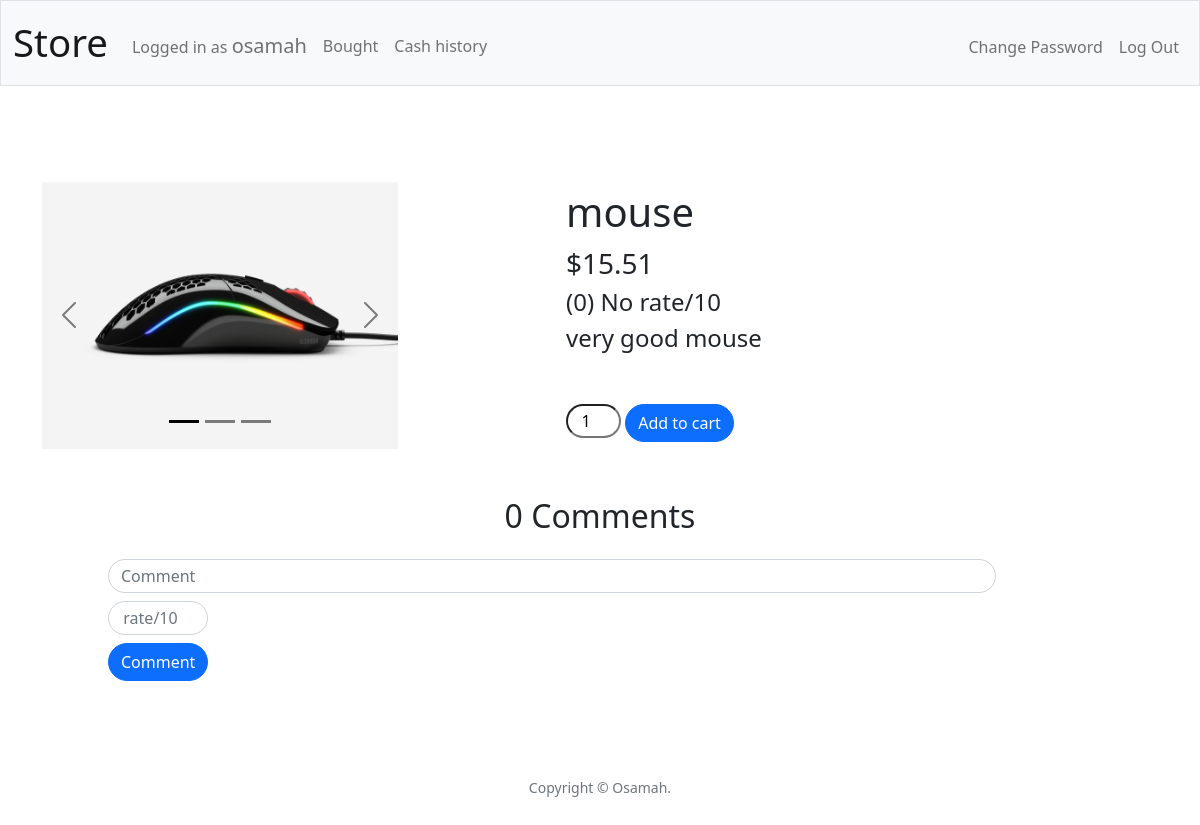
/page?id=1 (signed in), run on the app's committed database.
### tables this page shows
CREATE TABLE "images" (
	"products_id"	INTEGER NOT NULL,
	"image"	TEXT NOT NULL,
	FOREIGN KEY("products_id") REFERENCES "products"("id")
);

CREATE TABLE "products" (
	"id"	INTEGER NOT NULL UNIQUE,
	"name"	TEXT NOT NULL,
	"price"	NUMERIC NOT NULL,
	"des"	TEXT NOT NULL,
	"type_id"	INTEGER NOT NULL,
	"image"	TEXT NOT NULL,
	"rate"	INTEGER,
	FOREIGN KEY("type_id") REFERENCES "types"("id"),
	PRIMARY KEY("id" AUTOINCREMENT)
);

### app.py (the view, shortened to what this page needs)
@app.route("/page", methods=["GET", "POST"])
@login_required
def page():
    if request.method == "GET":
        idd = request.args.get("id")
        data = db.execute(
            "SELECT id, name, price, rate, des FROM products WHERE id = ?", idd)
        image = db.execute(
            "SELECT image FROM images WHERE products_id = ?", idd)
        com = db.execute("SELECT username, comment, rate, date FROM comments JOIN users WHERE users.id = "
                         "comments.user_id AND products_id = ?", idd)
        rate = db.execute(
            "SELECT avg(rate) AS rate FROM comments WHERE products_id = ?", idd)
        if rate[0]["rate"] is None:
            rate = "No rate"
        else:
            rate = f'{rate[0]["rate"]:.1f}'
        c = db.execute(
            "SELECT count(rate) AS count FROM comments WHERE products_id = ?", idd)
        c = c[0]["count"]
        return render_template("items.html", data=data, image=image, com=com, rate=rate, c=c)

### app.py (called while the page is built)
@app.after_request
def after_request(response):
    response.headers["Cache-Control"] = "no-cache, no-store, must-revalidate"
    response.headers["Expires"] = 0
    response.headers["Pragma"] = "no-cache"
    return response

### helpers.py (called while the page is built)
def login_required(f):
    @wraps(f)
    def decorated_function(*args, **kwargs):
        if session.get("user_id") is None:
            return redirect("/login")
        return f(*args, **kwargs)
    return decorated_function

def usd(value):
    if value is None:
        return f"${0:,.2f}"
    return f"${value:,.2f}"

### templates/items.html (shortened to what this page needs)
{% extends "layout.html" %}
{% block main %}
<div class="container mb-5">
    <div class="row mt-5 gap-5">
        <div class="col-4">
            <div id="carouselExampleDark" class="carousel carousel-dark slide" data-bs-ride="carousel">
              <div class="carousel-indicators">
                <button type="button" data-bs-target="#carouselExampleDark" data-bs-slide-to="0" class="active" aria-current="true" aria-label="Slide 1"></button>
                <button type="button" data-bs-target="#carouselExampleDark" data-bs-slide-to="1" aria-label="Slide 2"></button>
                <button type="button" data-bs-target="#carouselExampleDark" data-bs-slide-to="2" aria-label="Slide 3"></button>
              </div>
              <div class="carousel-inner">
                <div class="carousel-item active" data-bs-interval="10000">
                  <img src="{{image[0].image}}" class="d-block w-100" alt="...">
                  <div class="carousel-caption d-none d-md-block">
                  </div>
                </div>
              </div>
              <button class="carousel-control-prev" type="button" data-bs-target="#carouselExampleDark" data-bs-slide="prev">
                <span class="carousel-control-prev-icon" aria-hidden="true"></span>
              </button>
              <button class="carousel-control-next" type="button" data-bs-target="#carouselExampleDark" data-bs-slide="next">
                <span class="carousel-control-next-icon" aria-hidden="true"></span>
              </button>
            </div>
        </div>
        {% for j in data %}
        <div class="col">
            <div class="fs-1 text-start ms-5 ps-5">{{ j.name }}</div>
            <div class="fs-3 text-start ms-5 ps-5">{{ j.price | usd}}</div>
            <div class="fs-4 text-start ms-5 ps-5">({{ c }}) {{ rate }}/10</div>
            <div class="text-break fs-4 text-start ms-5 ps-5 mb-5">{{ j.des }}</div>
            <form action="/cart" method="post" class="text-start ms-5 ps-5">
                <input autocomplete="off" class="sel2 rounded-pill text-center" min="1" name="n" placeholder="number" type="number" required value="1">
                <button class="btn btn-primary rounded-pill" type="submit">Add to cart</button>
            </form>
        </div>
        {% endfor %}
    </div>
</div>
<h2 class="mb-4">{{ c }} Comments</h2>
{% for e in data %}
<form action="/comments" method="post" class="text-start ms-5 ps-5 mb-5">
    <input autocomplete="off" class="form-control mb-2 rounded-pill sel4" type="text" placeholder="Comment" name="comment">
    <input autocomplete="off" class="sel3 rounded-pill text-center form-control mb-2" max="10" name="rate" placeholder="rate/10" type="number">
    <button class="btn btn-primary rounded-pill" type="submit">Comment</button>
</form>
{% endfor %}
{% endblock %}

### static/styles.css (style rules this page uses)
.sel2 { width: 55px; height: 34px; }
.sel3 { width: 100px; height: 34px; }
.sel4 { width: 888px; height: 34px; }

### data on the page
images: image (picture)
products: name "mouse", price "$15.51", c "0", rate "No rate", des "very good mouse"

### other printed values
{{ session["name"] }} "osamah"
{{ c }} "0"
